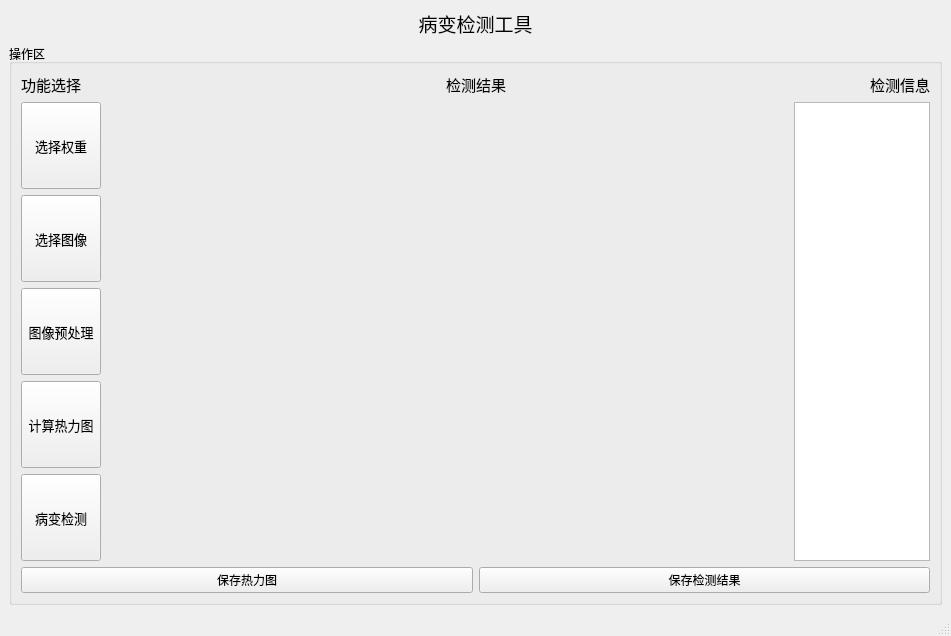
<?xml version="1.0" encoding="UTF-8"?>
<ui version="4.0">
 <class>MainWindow</class>
 <widget class="QMainWindow" name="MainWindow">
  <property name="geometry">
   <rect>
    <x>0</x>
    <y>0</y>
    <width>951</width>
    <height>636</height>
   </rect>
  </property>
  <property name="windowTitle">
   <string>病变检测工具</string>
  </property>
  <property name="windowIcon">
   <iconset>
    <normaloff>../../ui_img/icon.jpg</normaloff>../../ui_img/icon.jpg</iconset>
  </property>
  <widget class="QWidget" name="centralwidget">
   <property name="enabled">
    <bool>true</bool>
   </property>
   <property name="sizePolicy">
    <sizepolicy hsizetype="Preferred" vsizetype="Fixed">
     <horstretch>0</horstretch>
     <verstretch>0</verstretch>
    </sizepolicy>
   </property>
   <layout class="QVBoxLayout" name="verticalLayout_4" stretch="0,0">
    <item>
     <widget class="QLabel" name="label_5">
      <property name="font">
       <font>
        <family>Adobe Devanagari</family>
        <pointsize>14</pointsize>
       </font>
      </property>
      <property name="text">
       <string>病变检测工具</string>
      </property>
      <property name="alignment">
       <set>Qt::AlignCenter</set>
      </property>
     </widget>
    </item>
    <item>
     <widget class="QGroupBox" name="groupBox_2">
      <property name="title">
       <string>操作区</string>
      </property>
      <layout class="QVBoxLayout" name="verticalLayout_3">
       <item>
        <layout class="QHBoxLayout" name="horizontalLayout_4" stretch="1,4,1">
         <item>
          <widget class="QLabel" name="label_2">
           <property name="sizePolicy">
            <sizepolicy hsizetype="Minimum" vsizetype="Fixed">
             <horstretch>0</horstretch>
             <verstretch>0</verstretch>
            </sizepolicy>
           </property>
           <property name="maximumSize">
            <size>
             <width>1677215</width>
             <height>16777215</height>
            </size>
           </property>
           <property name="font">
            <font>
             <family>Adobe Devanagari</family>
             <pointsize>11</pointsize>
            </font>
           </property>
           <property name="text">
            <string>功能选择</string>
           </property>
           <property name="alignment">
            <set>Qt::AlignLeading|Qt::AlignLeft|Qt::AlignVCenter</set>
           </property>
          </widget>
         </item>
         <item>
          <widget class="QLabel" name="label_3">
           <property name="sizePolicy">
            <sizepolicy hsizetype="Minimum" vsizetype="Fixed">
             <horstretch>0</horstretch>
             <verstretch>0</verstretch>
            </sizepolicy>
           </property>
           <property name="maximumSize">
            <size>
             <width>1677215</width>
             <height>16777215</height>
            </size>
           </property>
           <property name="font">
            <font>
             <family>Adobe Devanagari</family>
             <pointsize>11</pointsize>
            </font>
           </property>
           <property name="text">
            <string>检测结果</string>
           </property>
           <property name="alignment">
            <set>Qt::AlignCenter</set>
           </property>
          </widget>
         </item>
         <item>
          <widget class="QLabel" name="label_4">
           <property name="sizePolicy">
            <sizepolicy hsizetype="Minimum" vsizetype="Fixed">
             <horstretch>0</horstretch>
             <verstretch>0</verstretch>
            </sizepolicy>
           </property>
           <property name="maximumSize">
            <size>
             <width>1677215</width>
             <height>16777215</height>
            </size>
           </property>
           <property name="font">
            <font>
             <family>Adobe Devanagari</family>
             <pointsize>11</pointsize>
            </font>
           </property>
           <property name="text">
            <string>检测信息</string>
           </property>
           <property name="alignment">
            <set>Qt::AlignRight|Qt::AlignTrailing|Qt::AlignVCenter</set>
           </property>
          </widget>
         </item>
        </layout>
       </item>
       <item>
        <layout class="QHBoxLayout" name="horizontalLayout_3" stretch="1,11">
         <item>
          <layout class="QVBoxLayout" name="verticalLayout">
           <item>
            <widget class="QPushButton" name="pushButton_load_img_and_model">
             <property name="sizePolicy">
              <sizepolicy hsizetype="Minimum" vsizetype="Preferred">
               <horstretch>0</horstretch>
               <verstretch>0</verstretch>
              </sizepolicy>
             </property>
             <property name="font">
              <font>
               <family>Adobe Devanagari</family>
               <pointsize>10</pointsize>
              </font>
             </property>
             <property name="text">
              <string>选择权重</string>
             </property>
            </widget>
           </item>
           <item>
            <widget class="QPushButton" name="pushButton_pre_processing">
             <property name="sizePolicy">
              <sizepolicy hsizetype="Minimum" vsizetype="Preferred">
               <horstretch>0</horstretch>
               <verstretch>0</verstretch>
              </sizepolicy>
             </property>
             <property name="font">
              <font>
               <family>Adobe Devanagari</family>
               <pointsize>10</pointsize>
              </font>
             </property>
             <property name="text">
              <string>选择图像</string>
             </property>
            </widget>
           </item>
           <item>
            <widget class="QPushButton" name="pushButton_do_segment">
             <property name="sizePolicy">
              <sizepolicy hsizetype="Minimum" vsizetype="Preferred">
               <horstretch>0</horstretch>
               <verstretch>0</verstretch>
              </sizepolicy>
             </property>
             <property name="font">
              <font>
               <family>Adobe Devanagari</family>
               <pointsize>10</pointsize>
              </font>
             </property>
             <property name="text">
              <string>图像预处理</string>
             </property>
            </widget>
           </item>
           <item>
            <widget class="QPushButton" name="pushButton_cal_heatmap">
             <property name="sizePolicy">
              <sizepolicy hsizetype="Minimum" vsizetype="Preferred">
               <horstretch>0</horstretch>
               <verstretch>0</verstretch>
              </sizepolicy>
             </property>
             <property name="font">
              <font>
               <family>Adobe Devanagari</family>
               <pointsize>10</pointsize>
              </font>
             </property>
             <property name="text">
              <string>计算热力图</string>
             </property>
            </widget>
           </item>
           <item>
            <widget class="QPushButton" name="pushButton_detect">
             <property name="sizePolicy">
              <sizepolicy hsizetype="Minimum" vsizetype="Preferred">
               <horstretch>0</horstretch>
               <verstretch>0</verstretch>
              </sizepolicy>
             </property>
             <property name="font">
              <font>
               <family>Adobe Devanagari</family>
               <pointsize>10</pointsize>
              </font>
             </property>
             <property name="text">
              <string>病变检测</string>
             </property>
            </widget>
           </item>
          </layout>
         </item>
         <item>
          <layout class="QHBoxLayout" name="horizontalLayout_2" stretch="5,1">
           <item>
            <widget class="QLabel" name="label">
             <property name="text">
              <string/>
             </property>
            </widget>
           </item>
           <item>
            <widget class="QTextBrowser" name="textBrowser"/>
           </item>
          </layout>
         </item>
        </layout>
       </item>
       <item>
        <layout class="QHBoxLayout" name="horizontalLayout">
         <item>
          <widget class="QPushButton" name="pushButton_save_intermediate_result">
           <property name="text">
            <string>保存热力图</string>
           </property>
          </widget>
         </item>
         <item>
          <widget class="QPushButton" name="pushButton_save_ultimate_result">
           <property name="text">
            <string>保存检测结果</string>
           </property>
          </widget>
         </item>
        </layout>
       </item>
      </layout>
     </widget>
    </item>
   </layout>
  </widget>
  <widget class="QStatusBar" name="statusbar"/>
 </widget>
 <resources/>
 <connections/>
</ui>
